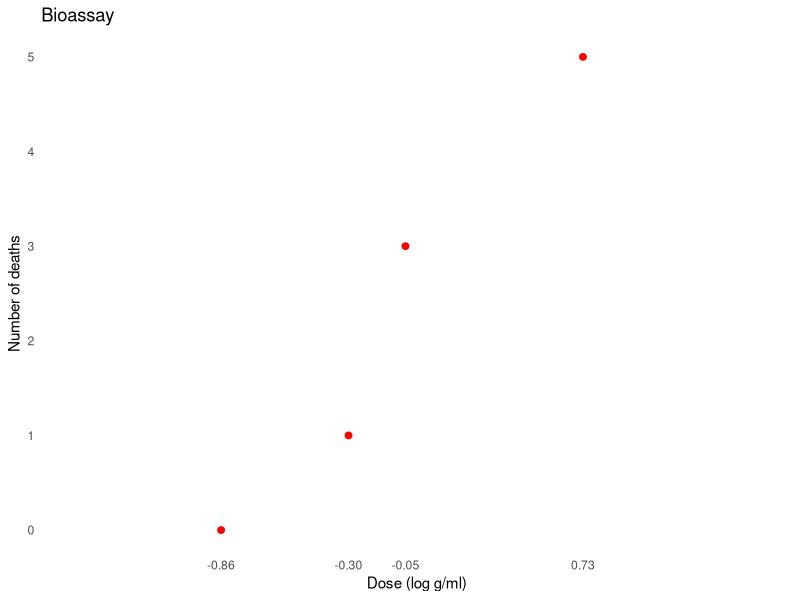
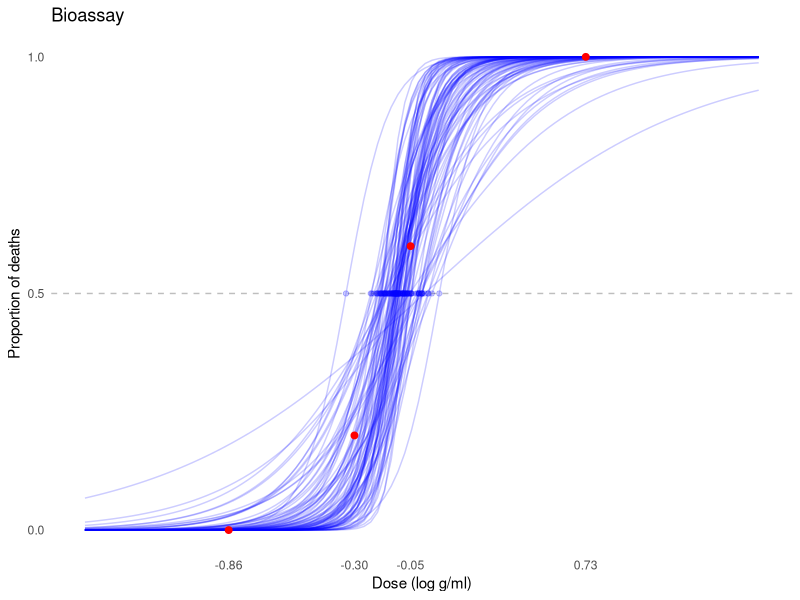
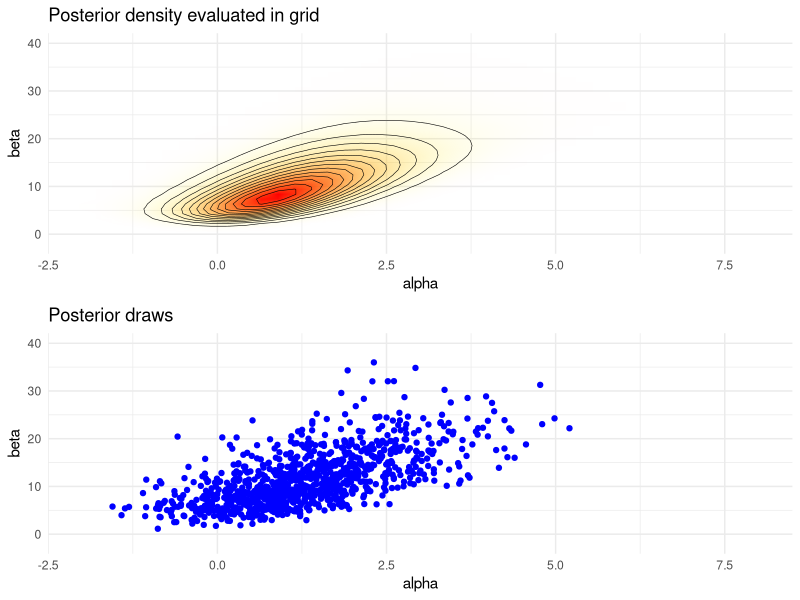
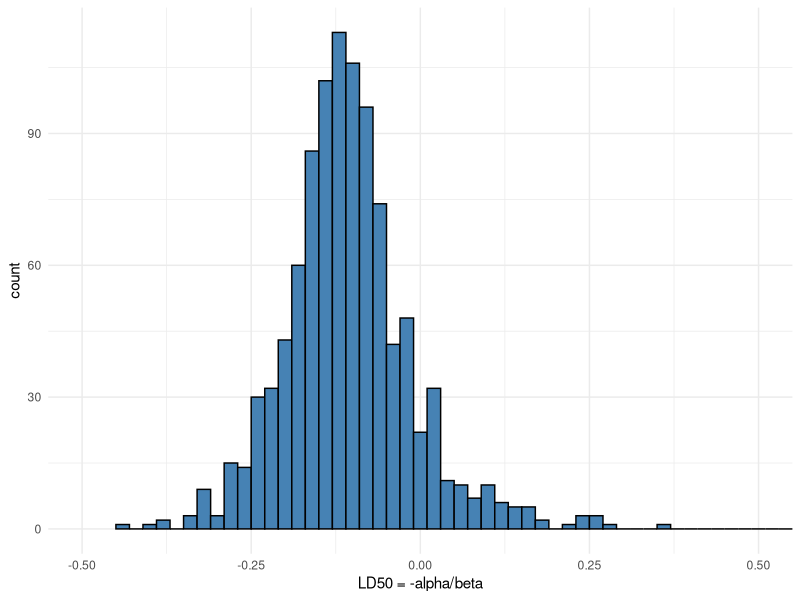

These figures' R source, in order:
## ---- chunk 1
library(ggplot2)
theme_set(theme_minimal())
library(gridExtra)
library(tidyr)
library(dplyr)
library(purrr)
## ---- chunk 2
df1 <- data.frame(
  x = c(-0.86, -0.30, -0.05, 0.73),
  n = c(5, 5, 5, 5),
  y = c(0, 1, 3, 5)
)
## ---- chunk 3
ggplot(df1, aes(x=x, y=y)) +
    geom_point(size=2, color='red') +
    scale_x_continuous(breaks = df1$x, minor_breaks=NULL, limits = c(-1.5, 1.5)) +
    scale_y_continuous(breaks = 0:5, minor_breaks=NULL) +
    labs(title = 'Bioassay', x = 'Dose (log g/ml)', y = 'Number of deaths') +
    theme(panel.grid.major = element_blank())
## ---- chunk 4
A = seq(-4, 8, length.out = 50)
B = seq(-10, 40, length.out = 50)
## ---- chunk 5
cA <- rep(A, each = length(B))
cB <- rep(B, length(A))
## ---- chunk 6
logl <- function(df, a, b)
  df['y']*(a + b*df['x']) - df['n']*log1p(exp(a + b*df['x']))
## ---- chunk 7
p <- apply(df1, 1, logl, cA, cB) %>%
  # sum the log likelihoods of observations
  # and exponentiate to get the joint likelihood
  rowSums() %>% exp()
## ---- chunk 8
nsamp <- 1000
samp_indices <- sample(length(p), size = nsamp,
                       replace = T, prob = p/sum(p))
samp_A <- cA[samp_indices[1:nsamp]]
samp_B <- cB[samp_indices[1:nsamp]]
## ---- chunk 9
samp_A <- samp_A + runif(nsamp, (A[1] - A[2])/2, (A[2] - A[1])/2)
samp_B <- samp_B + runif(nsamp, (B[1] - B[2])/2, (B[2] - B[1])/2)
## ---- chunk 10
samps <- data_frame(ind = 1:nsamp, alpha = samp_A, beta = samp_B) %>%
  mutate(ld50 = - alpha/beta)
## ---- chunk 11
invlogit <- plogis
xr <- seq(-1.5, 1.5, length.out = 100)
dff <- pmap_df(samps[1:100,], ~ data_frame(x = xr, id=..1,
                                   f = invlogit(..2 + ..3*x)))
ppost <- ggplot(df1, aes(x=x, y=y/n)) +
  geom_line(data=dff, aes(x=x, y=f, group=id), linetype=1, color='blue', alpha=0.2) +
  geom_point(size=2, color='red') +
  scale_x_continuous(breaks = df1$x, minor_breaks=NULL, limits = c(-1.5, 1.5)) +
  scale_y_continuous(breaks = seq(0,1,length.out=3), minor_breaks=NULL) +
  labs(title = 'Bioassay', x = 'Dose (log g/ml)', y = 'Proportion of deaths') +
  theme(panel.grid.major = element_blank())
## ---- chunk 12
ppost + geom_hline(yintercept = 0.5, linetype = 'dashed', color = 'gray') +
  geom_point(data=samps[1:100,], aes(x=ld50, y=0.5), color='blue', alpha=0.2)
## ---- chunk 13
# limits for the plots
xl <- c(-2, 8)
yl <- c(-2, 40)
pos <- ggplot(data = data.frame(cA ,cB, p), aes(cA, cB)) +
  geom_raster(aes(fill = p, alpha = p), interpolate = T) +
  geom_contour(aes(z = p), colour = 'black', size = 0.2) +
  coord_cartesian(xlim = xl, ylim = yl) +
  labs(title = 'Posterior density evaluated in grid', x = 'alpha', y = 'beta') +
  scale_fill_gradient(low = 'yellow', high = 'red', guide = F) +
  scale_alpha(range = c(0, 1), guide = F)
## ---- chunk 14
sam <- ggplot(data = samps) +
  geom_point(aes(alpha, beta), color = 'blue') +
  coord_cartesian(xlim = xl, ylim = yl) +
  labs(title = 'Posterior draws', x = 'alpha', y = 'beta')
## ---- chunk 15
grid.arrange(pos, sam, nrow=2)
## ---- chunk 16
his <- ggplot(data = samps) +
  geom_histogram(aes(ld50), binwidth = 0.02,
                 fill = 'steelblue', color = 'black') +
  coord_cartesian(xlim = c(-0.5, 0.5)) +
  labs(x = 'LD50 = -alpha/beta')
his
